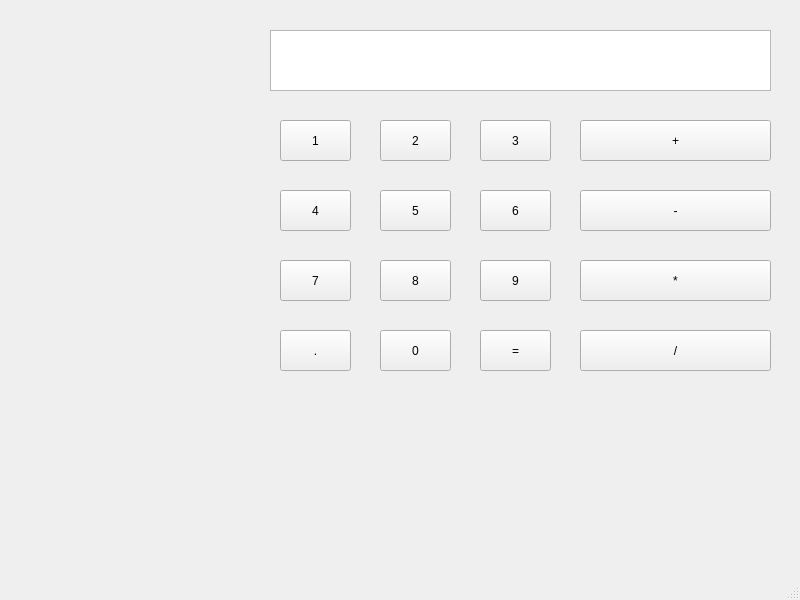
<?xml version="1.0" encoding="UTF-8"?>
<ui version="4.0">
 <class>MainWindow</class>
 <widget class="QMainWindow" name="MainWindow">
  <property name="geometry">
   <rect>
    <x>0</x>
    <y>0</y>
    <width>800</width>
    <height>600</height>
   </rect>
  </property>
  <property name="windowTitle">
   <string>MainWindow</string>
  </property>
  <widget class="QWidget" name="centralwidget">
   <widget class="QPushButton" name="bt1">
    <property name="geometry">
     <rect>
      <x>280</x>
      <y>120</y>
      <width>71</width>
      <height>41</height>
     </rect>
    </property>
    <property name="text">
     <string>1</string>
    </property>
   </widget>
   <widget class="QPlainTextEdit" name="display_calculation">
    <property name="geometry">
     <rect>
      <x>270</x>
      <y>30</y>
      <width>501</width>
      <height>61</height>
     </rect>
    </property>
   </widget>
   <widget class="QPushButton" name="bt2">
    <property name="geometry">
     <rect>
      <x>380</x>
      <y>120</y>
      <width>71</width>
      <height>41</height>
     </rect>
    </property>
    <property name="text">
     <string>2</string>
    </property>
   </widget>
   <widget class="QPushButton" name="bt3">
    <property name="geometry">
     <rect>
      <x>480</x>
      <y>120</y>
      <width>71</width>
      <height>41</height>
     </rect>
    </property>
    <property name="text">
     <string>3</string>
    </property>
   </widget>
   <widget class="QPushButton" name="bt4">
    <property name="geometry">
     <rect>
      <x>280</x>
      <y>190</y>
      <width>71</width>
      <height>41</height>
     </rect>
    </property>
    <property name="text">
     <string>4</string>
    </property>
   </widget>
   <widget class="QPushButton" name="bt5">
    <property name="geometry">
     <rect>
      <x>380</x>
      <y>190</y>
      <width>71</width>
      <height>41</height>
     </rect>
    </property>
    <property name="text">
     <string>5</string>
    </property>
   </widget>
   <widget class="QPushButton" name="bt6">
    <property name="geometry">
     <rect>
      <x>480</x>
      <y>190</y>
      <width>71</width>
      <height>41</height>
     </rect>
    </property>
    <property name="text">
     <string>6</string>
    </property>
   </widget>
   <widget class="QPushButton" name="bt7">
    <property name="geometry">
     <rect>
      <x>280</x>
      <y>260</y>
      <width>71</width>
      <height>41</height>
     </rect>
    </property>
    <property name="text">
     <string>7</string>
    </property>
   </widget>
   <widget class="QPushButton" name="bt8">
    <property name="geometry">
     <rect>
      <x>380</x>
      <y>260</y>
      <width>71</width>
      <height>41</height>
     </rect>
    </property>
    <property name="text">
     <string>8</string>
    </property>
   </widget>
   <widget class="QPushButton" name="bt9">
    <property name="geometry">
     <rect>
      <x>480</x>
      <y>260</y>
      <width>71</width>
      <height>41</height>
     </rect>
    </property>
    <property name="text">
     <string>9</string>
    </property>
   </widget>
   <widget class="QPushButton" name="bt10">
    <property name="geometry">
     <rect>
      <x>380</x>
      <y>330</y>
      <width>71</width>
      <height>41</height>
     </rect>
    </property>
    <property name="text">
     <string>0</string>
    </property>
   </widget>
   <widget class="QPushButton" name="bt_addition">
    <property name="geometry">
     <rect>
      <x>580</x>
      <y>120</y>
      <width>191</width>
      <height>41</height>
     </rect>
    </property>
    <property name="text">
     <string>+</string>
    </property>
   </widget>
   <widget class="QPushButton" name="bt_substraction">
    <property name="geometry">
     <rect>
      <x>580</x>
      <y>190</y>
      <width>191</width>
      <height>41</height>
     </rect>
    </property>
    <property name="text">
     <string>-</string>
    </property>
   </widget>
   <widget class="QPushButton" name="bt_multipication">
    <property name="geometry">
     <rect>
      <x>580</x>
      <y>260</y>
      <width>191</width>
      <height>41</height>
     </rect>
    </property>
    <property name="text">
     <string>*</string>
    </property>
   </widget>
   <widget class="QPushButton" name="bt_division">
    <property name="geometry">
     <rect>
      <x>580</x>
      <y>330</y>
      <width>191</width>
      <height>41</height>
     </rect>
    </property>
    <property name="text">
     <string>/</string>
    </property>
   </widget>
   <widget class="QPushButton" name="btdot">
    <property name="geometry">
     <rect>
      <x>280</x>
      <y>330</y>
      <width>71</width>
      <height>41</height>
     </rect>
    </property>
    <property name="text">
     <string>.</string>
    </property>
   </widget>
   <widget class="QPushButton" name="bt_equal">
    <property name="geometry">
     <rect>
      <x>480</x>
      <y>330</y>
      <width>71</width>
      <height>41</height>
     </rect>
    </property>
    <property name="text">
     <string>=</string>
    </property>
   </widget>
  </widget>
  <widget class="QMenuBar" name="menubar">
   <property name="geometry">
    <rect>
     <x>0</x>
     <y>0</y>
     <width>800</width>
     <height>25</height>
    </rect>
   </property>
  </widget>
  <widget class="QStatusBar" name="statusbar"/>
 </widget>
 <resources/>
 <connections/>
</ui>
